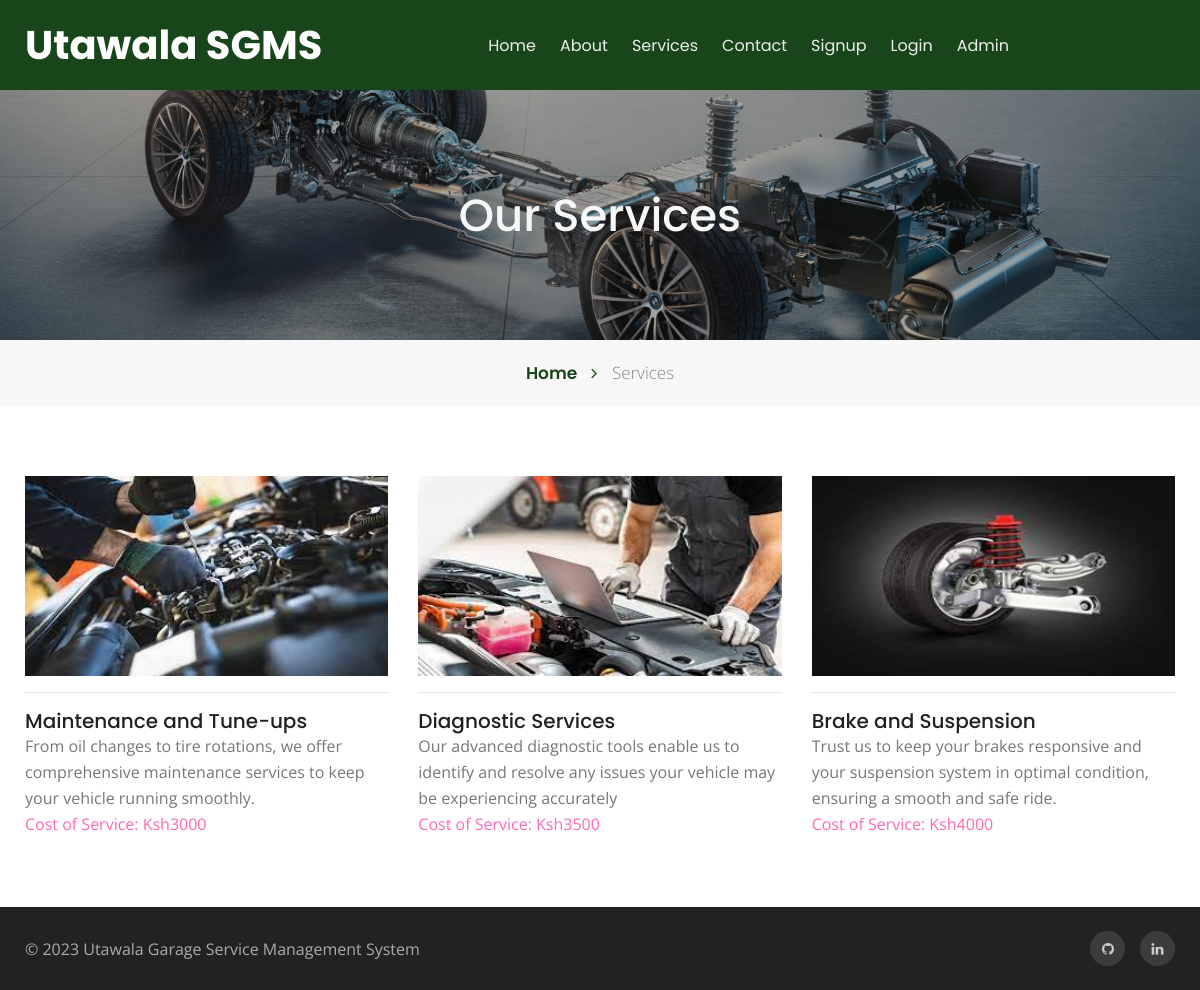
The page /PHP/services.php on the database its author committed.
### tables this page shows
CREATE TABLE `tblservices` (
  `ID` int(10) NOT NULL,
  `ServiceName` varchar(200) DEFAULT NULL,
  `ServiceDescription` mediumtext DEFAULT NULL,
  `Cost` int(10) DEFAULT NULL,
  `Image` varchar(200) DEFAULT NULL,
  `CreationDate` timestamp NULL DEFAULT current_timestamp()
);

### PHP/services.php (the view, shortened to what this page needs)
<?php
include('includes/dbconnection.php');
  ?>
<!doctype html>
<html lang="en">
  <head>
    <link rel="stylesheet" href="assets/css/style-starter.css">
  </head>
  <body id="home">
<?php include_once('includes/header.php');?>
<section class="w3l-inner-banner-main">
    <div class="about-inner services ">
        <div class="container">
            <div class="main-titles-head text-center">
            <h3 class="header-name ">
                Our Services
            </h3>
        </div>
</div>
</div>
<div class="breadcrumbs-sub">
<div class="container">
<ul class="breadcrumbs-custom-path">
    <li class="right-side propClone"><a href="index.php" class="">Home <span class="fa fa-angle-right" aria-hidden="true"></span></a> <p></li>
    <li class="active ">Services</li>
</ul>
</div>
</div>
</section>
<section class="w3l-recent-work-hobbies" >
    <div class="recent-work ">
        <div class="container">
            <div class="row about-about">
                <?php
$ret=mysqli_query($con,"select * from  tblservices");
while ($row=mysqli_fetch_array($ret)) {
?>
                <div class="col-lg-4 col-md-6 col-sm-6 propClone">
                 <img src="admin/images/<?php echo $row['Image']?>" alt="product" height="200" width="400" class="img-responsive about-me">
                    <div class="about-grids ">
                        <hr>
                        <h5 class="para"><?php  echo $row['ServiceName'];?></h5>
                        <p class="para "><?php  echo $row['ServiceDescription'];?> </p>
                        <p class="para " style="color: hotpink;"> Cost of Service: Ksh<?php  echo $row['Cost'];?> </p>
                    </div>
                </div>
                <br><?php
}?>
            </div>
        </div>
    </div>
</section>
<?php include_once('includes/footer.php');?>
</body>
</html>

### PHP/includes/header.php (shortened to what this page needs)
<section class=" w3l-header-4 header-sticky">
    <header class="absolute-top">
        <div class="container">
        <nav class="navbar navbar-expand-lg navbar-light">
            <h1><a class="navbar-brand" href="index.php">
            Utawala SGMS
            </a></h1>
            <div class="collapse navbar-collapse" id="navbarNav">
                <ul class="navbar-nav mx-auto">
                    <li class="nav-item">
                        <a class="nav-link" href="index.php">Home <span class="sr-only">(current)</span></a>
                    </li>
                    <li class="nav-item">
                        <a class="nav-link" href="about.php">About</a>
                    </li>
                    <li class="nav-item">
                        <a class="nav-link" href="services.php">Services</a>
                    </li>
                    <li class="nav-item">
                        <a class="nav-link" href="contact.php">Contact</a>
                    </li>
                     <?php if (strlen($_SESSION['bpmsuid']==0)) {?>
                     <li class="nav-item">
                        <a class="nav-link" href="signup.php">Signup</a>
                    </li>
                    <li class="nav-item">
                        <a class="nav-link" href="login.php">Login</a>
                    </li>
                    <li class="nav-item">
                        <a class="nav-link" href="admin/index.php">Admin</a>
                    </li>
                    <?php }?>
                </ul>
            </div>
        </div>
      </header>
</section>

### PHP/includes/footer.php
<section class="w3l-footer-29-main w3l-copyright">
  <div class="container">
    <div class="row bottom-copies">
      <p class="col-lg-8 copy-footer-29">© 2023 Utawala Garage Service Management System</p>
      <div class="col-lg-4 main-social-footer-29">
        <a href="#facebook" class="facebook"><span class="fa fa-github"></span></a>
        <a href="#linkedin" class="linkedin"><span class="fa fa-linkedin"></span></a>
      </div>
    </div>
  </div>
</section>

### rows shown on the page
tblservices: Image (picture), ServiceName "Maintenance and Tune-ups", ServiceDescription "From oil changes to tire rotations, we offer comprehensive maintenance services to keep your vehicle running smoothly.", Cost "3000"
tblservices: Image (picture), ServiceName "Diagnostic Services", ServiceDescription "Our advanced diagnostic tools enable us to identify and resolve any issues your vehicle may be experiencing accurately", Cost "3500"
tblservices: Image (picture), ServiceName "Brake and Suspension", ServiceDescription "Trust us to keep your brakes responsive and your suspension system in optimal condition, ensuring a smooth and safe ride.", Cost "4000"
